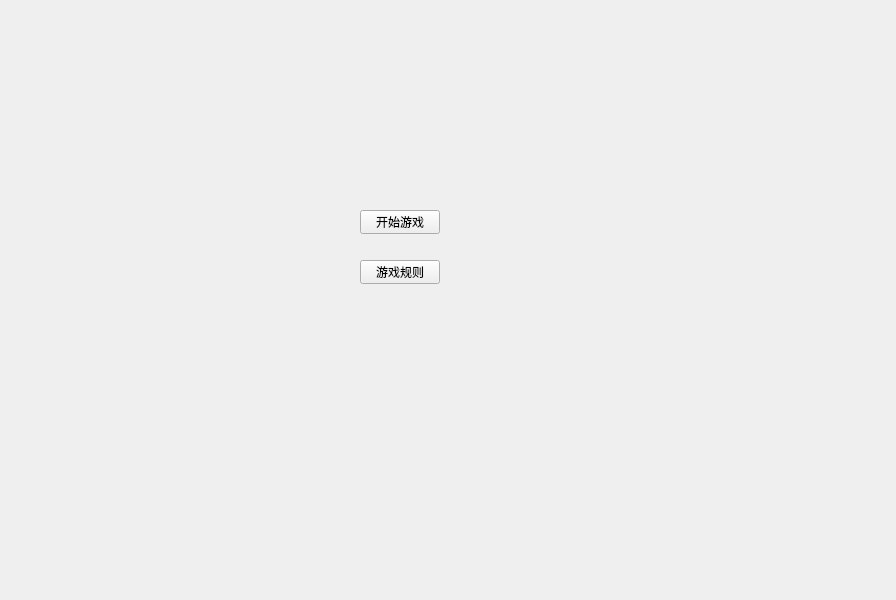
<?xml version="1.0" encoding="UTF-8"?>
<ui version="4.0">
 <class>menu</class>
 <widget class="QWidget" name="menu">
  <property name="geometry">
   <rect>
    <x>0</x>
    <y>0</y>
    <width>896</width>
    <height>600</height>
   </rect>
  </property>
  <property name="windowTitle">
   <string>Form</string>
  </property>
  <widget class="QPushButton" name="StartButton">
   <property name="geometry">
    <rect>
     <x>360</x>
     <y>210</y>
     <width>80</width>
     <height>24</height>
    </rect>
   </property>
   <property name="text">
    <string>开始游戏</string>
   </property>
  </widget>
  <widget class="QPushButton" name="Rule">
   <property name="geometry">
    <rect>
     <x>360</x>
     <y>260</y>
     <width>80</width>
     <height>24</height>
    </rect>
   </property>
   <property name="text">
    <string>游戏规则</string>
   </property>
  </widget>
 </widget>
 <resources/>
 <connections/>
</ui>
